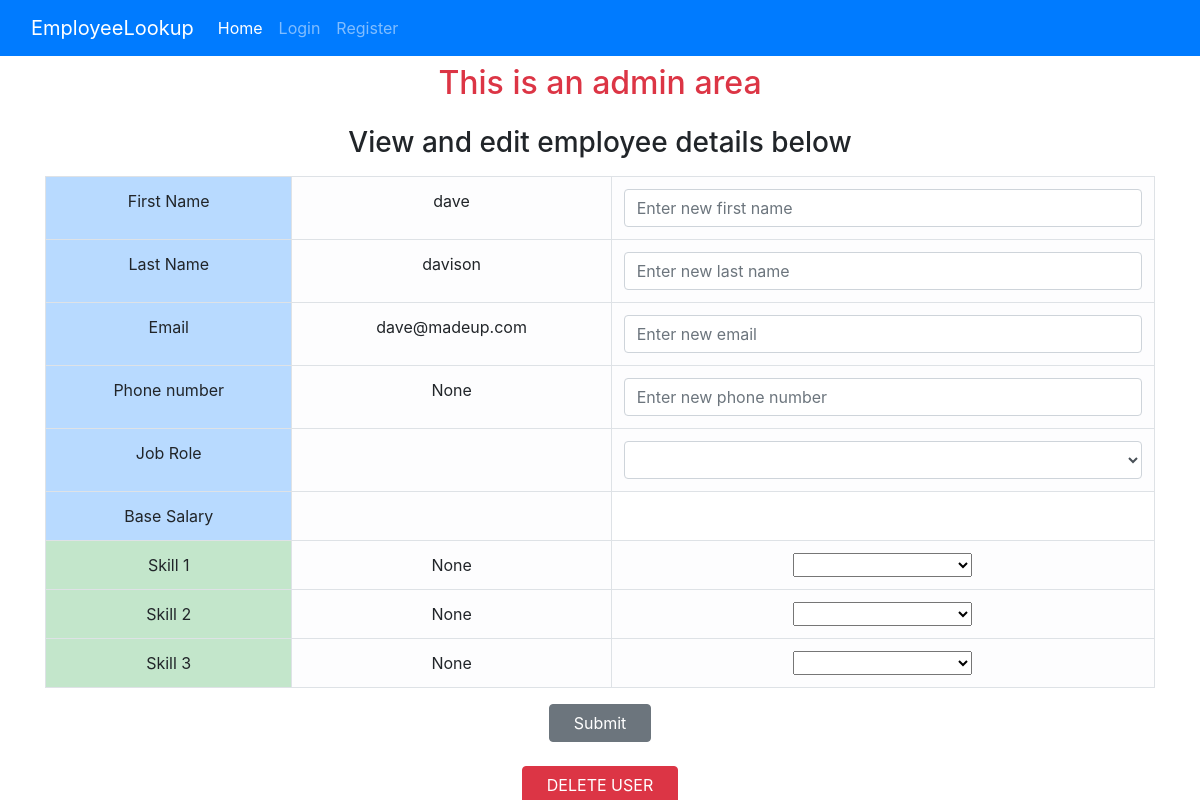
Page /view-record/9/update on the committed database.
### website/models.py (models this page shows, shortened)
class User(db.Model, UserMixin):
    id = db.Column(db.Integer, primary_key=True)
    email = db.Column(db.String(120), unique=True, nullable=False)
    password = db.Column(db.String(60))
    first_name = db.Column(db.String(30))
    last_name = db.Column(db.String(30))
    skill_1 = db.Column(db.String(60), nullable=True)
    skill_2 = db.Column(db.String(60), nullable=True)
    skill_3 = db.Column(db.String(60), nullable=True)
    is_admin = db.Column(db.Boolean, default=False)
    contact_number = db.Column(db.String(60), nullable=True)
    job_id = db.Column(db.Integer, db.ForeignKey('job.id'), nullable=True)
    job = db.relationship('Job')

### website/routes.py (the view)
@main.route('/view-record/<int:user_id>/update', methods=['GET', 'POST'])
def view_record(user_id: int):
    form = UpdateUserForm()
    user = User.query.filter_by(id=user_id).first()
    if request.method == "POST":
        update_user(user)
        return redirect(url_for('main.view_record', user_id=user_id))
    return render_template("home.html",
                           user=user,
                           job_roles=JobRoles,
                           jobs=Job.query.all(),
                           is_home=False,
                           skills=Skills,
                           form=form)

### website/forms.py
class UpdateUserForm(FlaskForm):
    email = StringField('Email', validators=[Optional(),Email()])
    first_name = StringField('First Name', validators=[Optional(), Length(min=2, max=30)])
    last_name = StringField('Last Name', validators=[Optional(), Length(min=2, max=30)])
    contact_number = StringField('Contact Number', validators=[Optional(), Length(min=2, max=20)])

### website/templates/home.html (shortened to what this page needs)
{% extends "base.html" %}
{% block content %}
    {% if is_home %}
        <h2 class="text-center p-2">Welcome {{ user.first_name }}!</h2>
        <h3 class="text-center p-2">View and edit your details below</h3>
        <p class="text-center p-2">Add values to the fields you wish to change and click submit (empty fields will not
            be
            changed).</p>
    {% else %}
        <h2 class="text-center p-2 text-danger">This is an admin area</h2>
        <h3 class="text-center p-2">View and edit employee details below</h3>
    {% endif %}
    <container class="container d-flex flex-column">
        <form method="POST"
                {% if is_home %}
              action="/home"
                {% else %}
              action="{{ url_for('main.view_record', user_id=user.id) }}"
                {% endif %}
              class="d-flex flex-column mb-4"
        >
            <table class="table table-bordered text-center mx-auto">
                <tr>
                    <td class="table-primary">First Name</td>
                    <td class="table-light">{{ user.first_name }}</td>
                    <td class="table-light">
                        {{ form.first_name(class="validate form-control", placeholder="Enter new first name") }}
                    </td>
                </tr>
                <tr>
                    <td class="table-primary">Last Name</td>
                    <td class="table-light">{{ user.last_name }}</td>
                    <td class="table-light">
                        {{ form.last_name(class="validate form-control", placeholder="Enter new last name") }}
                    </td>
                </tr>
                <tr>
                    <td class="table-primary">Email</td>
                    <td class="table-light">{{ user.email }}</td>
                    <td class="table-light">
                        {{ form.email(class="validate form-control", placeholder="Enter new email") }}
                    </td>
                </tr>
                <tr>
                    <td class="table-primary">Phone number</td>
                    <td class="table-light">{{ user.contact_number }}</td>
                    <td class="table-light">
                        {{ form.contact_number(class="validate form-control", placeholder="Enter new phone number") }}
                    </td>
                </tr>
                <tr>
                    <td class="table-primary">Job Role</td>
                    <td class="table-light">
                    </td>
                    <td class="table-light">
                        <select name="job_title" id="job_title" class="form-control"
                        >
                            <option selected></option>
                            <option>{{ job_roles.SOFTWARE_ENGINEER.value }}</option>
                        </select>
                    </td>
                </tr>
                <tr>
                    <td class="table-primary">Base Salary</td>
                    <td class="table-light">
                    </td>
                </tr>
                <tr>
                    <td class="table-success">Skill 1</td>
                    <td class="table-light">{{ user.skill_1 }}</td>
                    <td class="table-light">
                        <select name="skill_1" id="skill_1">
                            <option selected></option>
                            <option>{{ skills.JAVA.value }}</option>
                        </select>
                    </td>
                </tr>
                <tr>
                    <td class="table-success">Skill 2</td>
                    <td class="table-light">{{ user.skill_2 }}</td>
                    <td class="table-light">
                        <select name="skill_2" id="skill_2">
                            <option selected></option>
                            <option>{{ skills.JAVA.value }}</option>
                        </select>
                    </td>
                </tr>
                <tr>
                    <td class="table-success">Skill 3</td>
                    <td class="table-light">{{ user.skill_3 }}</td>
                    <td class="table-light">
                        <select name="skill_3" id="skill_3">
                            <option selected></option>
                            <option>{{ skills.JAVA.value }}</option>
                        </select>
                    </td>
                </tr>
            </table>
            <button type="submit" class="btn btn-secondary px-4 mx-auto">Submit</button>
        </form>
        {% if not is_home %}
            <form action="{{ url_for('main.delete_user', user_id=user.id) }}" method="POST" class="mx-auto"
                  onsubmit="confirmDelete(this)">
                <button type="submit" class="btn btn-danger px-4">DELETE USER</button>
            </form>
        {% endif %}
    </container>
{% endblock %}

### rows in the picture
User: first_name "dave", last_name "davison", email "dave@madeup.com", contact_number "None", skill_1 "None", skill_2 "None", skill_3 "None"
